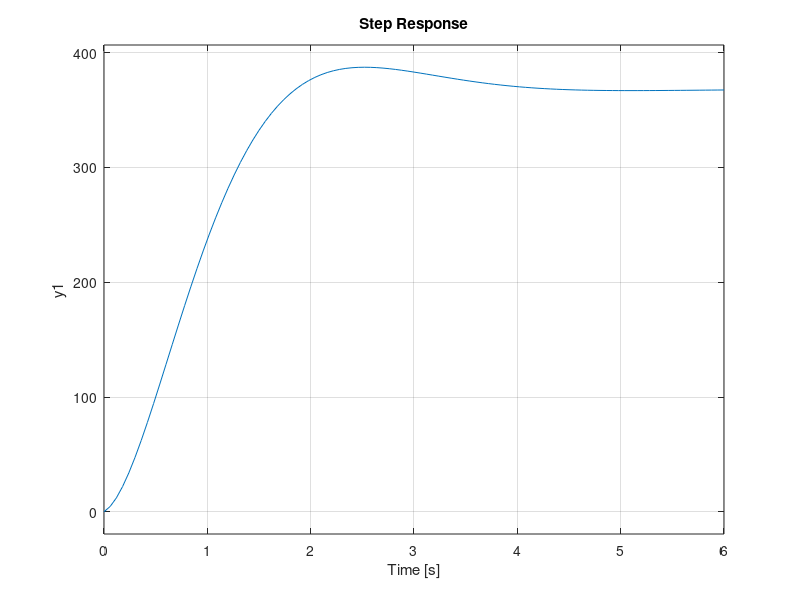

MATLAB code to generate this figure:
clc

a=[ 19-j 40 ; -0.2491 -0.9809-j ]
b=[ 0 ; 1000 ] %  I3=-1

c = inv(a) * b  % I1, I2

r=[0.9251-1.72j ; -0.3963+0.8417j]

P=[r , conj(r)]
K= [-0.001  -0.001] * inv(P)

A=[-20 -40 
    0.2491 -0.0191]
B=[0
    1000]

C=[0 0.05154]
D=0

Ak = A - B*K
Ak=real(Ak)

m = ss(Ak,B,C,D)
tf(m)

step(tf(m))
